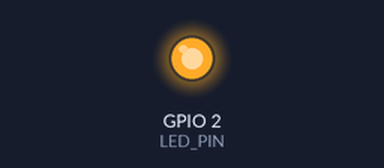
Simulated run of this sketch. Board: ESP32. On the bench: output pins drawn as LEDs (lit = HIGH). WiFi joins after 1.5 s; servers stay silent unless stated; I2S audio is not simulated (input reads silence); uploads are accepted with an empty reply; storage starts empty; what the sketch prints to the serial monitor is not drawn.

Above: at 2.3 s.
At 34.5 s:
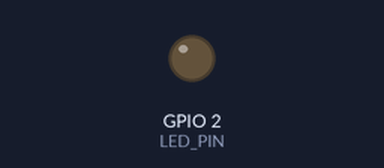
Timing chart, 0 to 36.0 s (numbered marks = the images above):
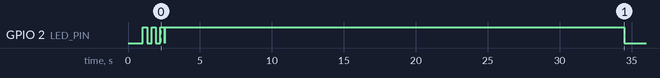

Measured:
- by itself, GPIO 2 (LED_PIN): goes LOW 0.30 s, HIGH 0.30 s, LOW 0.30 s, HIGH 0.30 s, LOW 0.01 s, HIGH 31.9 s, then LOW

The sketch:

audio_node.ino
```cpp
/*
 * ============================================================
 *  BeeWatch — Audio Node (ESP32-A)
 *  INMP441 (I2S) → WAV → SPIFFS → HTTP POST ke Flask Server
 * ============================================================
 *
 *  Wiring INMP441 → ESP32:
 *  ┌───────────┬─────────────────────────┬────────────┐
 *  │ INMP441   │ Keterangan              │ ESP32      │
 *  ├───────────┼─────────────────────────┼────────────┤
 *  │ VDD       │ Catu daya               │ 3.3V       │
 *  │ GND       │ Ground                  │ GND        │
 *  │ WS        │ Word Select (LRCK)      │ GPIO 15    │
 *  │ SCK       │ Serial Clock (BCLK)     │ GPIO 14    │
 *  │ SD        │ Serial Data             │ GPIO 32    │
 *  │ L/R       │ Channel select (kiri)   │ GND        │
 *  └───────────┴─────────────────────────┴────────────┘
 *
 *  SEBELUM UPLOAD — wajib ganti partition scheme:
 *    Tools → Partition Scheme → No OTA (2MB APP / 2MB SPIFFS)
 *
 *  Alur kerja (setiap 15 menit):
 *    1. Rekam 30 detik audio dari INMP441 via I2S
 *    2. Simpan ke SPIFFS sebagai audio.wav
 *    3. HTTP POST multipart ke Flask /upload/audio
 *    4. Server analisis → kirim notifikasi Telegram jika anomali
 *    5. Hapus file WAV, tunggu sisa interval
 * ============================================================
 */

#include <WiFi.h>
#include <SPIFFS.h>
#include <driver/i2s.h>

// ── Konfigurasi —──────────────────────
#define WIFI_SSID          "nama_wifi"
#define WIFI_PASSWORD      "password_wifi"
#define WIFI_TIMEOUT_MS    15000

#define SERVER_HOST        "10.154.228.94"   // IP VM Ubuntu
#define SERVER_PORT        5000
#define SERVER_PATH        "/upload/audio"
#define HTTP_TIMEOUT_MS    90000             // 90 detik

#define SAMPLE_RATE        16000             // Hz (harus sama dengan model)
#define RECORD_SECONDS     30                // Durasi rekaman per siklus
#define INTERVAL_MINUTES   15                // Interval antar siklus
#define WAV_PATH           "/beewatch.wav"

// Retry
#define WIFI_MAX_RETRY     5
#define HTTP_MAX_RETRY     3
#define HTTP_RETRY_DELAY   3000              // ms antar retry HTTP
// ────────────────────────────────────────────────────────────

// ── Pin I2S INMP441 ─────────────────────────────────────────
#define I2S_PORT           I2S_NUM_0
#define PIN_I2S_WS         15
#define PIN_I2S_SCK        14
#define PIN_I2S_SD         32

// ── LED indikator ────────────────────────────────────────────
#define LED_PIN            2

// ── Internal ─────────────────────────────────────────────────
#define I2S_DMA_BUF_COUNT  4
#define I2S_DMA_BUF_LEN    512
#define CHUNK_SAMPLES      512

static uint32_t cycleStartMs = 0;

// =============================================================
// connectWiFi — sambungkan ke WiFi dengan retry
// =============================================================
bool connectWiFi() {
    if (WiFi.status() == WL_CONNECTED) return true;

    Serial.printf("[WiFi] Menghubungkan ke '%s'", WIFI_SSID);
    WiFi.mode(WIFI_STA);
    WiFi.disconnect();
    WiFi.begin(WIFI_SSID, WIFI_PASSWORD);

    unsigned long t = millis();
    while (WiFi.status() != WL_CONNECTED && millis() - t < WIFI_TIMEOUT_MS) {
        digitalWrite(LED_PIN, !digitalRead(LED_PIN));
        delay(300);
        Serial.print(".");
    }
    Serial.println();

    if (WiFi.status() == WL_CONNECTED) {
        Serial.printf("[WiFi] Terhubung! IP: %s\n",
                      WiFi.localIP().toString().c_str());
        digitalWrite(LED_PIN, LOW);
        return true;
    }

    Serial.println("[WiFi] Gagal terhubung.");
    return false;
}

bool connectWiFiWithRetry() {
    for (int i = 0; i < WIFI_MAX_RETRY; i++) {
        if (connectWiFi()) return true;
        Serial.printf("[WiFi] Retry %d/%d...\n", i + 1, WIFI_MAX_RETRY);
        delay(3000);
    }
    return false;
}

// =============================================================
// setupI2S — inisialisasi I2S untuk INMP441
// INMP441 mengeluarkan data 24-bit dalam frame 32-bit (MSB-justified)
// =============================================================
bool setupI2S() {
    i2s_config_t cfg = {
        .mode                 = (i2s_mode_t)(I2S_MODE_MASTER | I2S_MODE_RX),
        .sample_rate          = SAMPLE_RATE,
        .bits_per_sample      = I2S_BITS_PER_SAMPLE_32BIT,
        .channel_format       = I2S_CHANNEL_FMT_ONLY_LEFT,
        .communication_format = I2S_COMM_FORMAT_STAND_I2S,
        .intr_alloc_flags     = ESP_INTR_FLAG_LEVEL1,
        .dma_buf_count        = I2S_DMA_BUF_COUNT,
        .dma_buf_len          = I2S_DMA_BUF_LEN,
        .use_apll             = false,
        .tx_desc_auto_clear   = false,
        .fixed_mclk           = 0
    };

    i2s_pin_config_t pins = {
        .bck_io_num   = PIN_I2S_SCK,
        .ws_io_num    = PIN_I2S_WS,
        .data_out_num = I2S_PIN_NO_CHANGE,
        .data_in_num  = PIN_I2S_SD
    };

    if (i2s_driver_install(I2S_PORT, &cfg, 0, NULL) != ESP_OK) {
        Serial.println("[I2S] Install gagal!");
        return false;
    }
    if (i2s_set_pin(I2S_PORT, &pins) != ESP_OK) {
        Serial.println("[I2S] Set pin gagal!");
        return false;
    }

    i2s_zero_dma_buffer(I2S_PORT);
    Serial.println("[I2S] OK.");
    return true;
}

// =============================================================
// writeWAVHeader — tulis 44-byte WAV header ke posisi awal file
// Format: PCM 16-bit, mono, SAMPLE_RATE Hz
// =============================================================
void writeWAVHeader(File& f, uint32_t numSamples) {
    const uint16_t channels   = 1;
    const uint16_t bitsPerSmp = 16;
    const uint32_t sr         = SAMPLE_RATE;
    uint32_t dataSize         = numSamples * channels * (bitsPerSmp / 8);
    uint32_t chunkSize        = 36 + dataSize;
    uint32_t byteRate         = sr * channels * bitsPerSmp / 8;
    uint16_t blockAlign       = channels * bitsPerSmp / 8;
    uint32_t subchunk1Size    = 16;
    uint16_t audioFmt         = 1;  // PCM

    f.seek(0);
    f.write((uint8_t*)"RIFF", 4);
    f.write((uint8_t*)&chunkSize,      4);
    f.write((uint8_t*)"WAVE",          4);
    f.write((uint8_t*)"fmt ",          4);
    f.write((uint8_t*)&subchunk1Size,  4);
    f.write((uint8_t*)&audioFmt,       2);
    f.write((uint8_t*)&channels,       2);
    f.write((uint8_t*)&sr,             4);
    f.write((uint8_t*)&byteRate,       4);
    f.write((uint8_t*)&blockAlign,     2);
    f.write((uint8_t*)&bitsPerSmp,     2);
    f.write((uint8_t*)"data",          4);
    f.write((uint8_t*)&dataSize,       4);
}

// =============================================================
// recordToSPIFFS — rekam audio dari INMP441 dan simpan sebagai WAV
// =============================================================
bool recordToSPIFFS() {
    size_t needed = (size_t)SAMPLE_RATE * RECORD_SECONDS * 2 + 44;
    size_t avail  = SPIFFS.totalBytes() - SPIFFS.usedBytes();

    if (avail < needed) {
        Serial.printf("[ERROR] SPIFFS tidak cukup! Tersedia: %u B, Butuh: %u B\n",
                      avail, needed);
        Serial.println("        Tools → Partition Scheme → No OTA (2MB APP/2MB SPIFFS)");
        return false;
    }

    if (SPIFFS.exists(WAV_PATH)) SPIFFS.remove(WAV_PATH);

    File f = SPIFFS.open(WAV_PATH, FILE_WRITE);
    if (!f) {
        Serial.println("[ERROR] Tidak bisa buat file WAV di SPIFFS.");
        return false;
    }

    uint32_t expectedSamples = (uint32_t)SAMPLE_RATE * RECORD_SECONDS;
    writeWAVHeader(f, expectedSamples);

    Serial.printf("[REC] Mulai rekam %d detik...\n", RECORD_SECONDS);
    digitalWrite(LED_PIN, HIGH);

    int32_t  raw32[CHUNK_SAMPLES];
    int16_t  pcm16[CHUNK_SAMPLES];
    uint32_t samplesRecorded = 0;
    size_t   bytesRead;
    bool     success = true;

    while (samplesRecorded < expectedSamples) {
        uint32_t toRead = min((uint32_t)CHUNK_SAMPLES,
                               expectedSamples - samplesRecorded);

        if (i2s_read(I2S_PORT, raw32, toRead * sizeof(int32_t),
                     &bytesRead, pdMS_TO_TICKS(1000)) != ESP_OK) {
            Serial.println("[ERROR] I2S read gagal.");
            success = false;
            break;
        }

        uint32_t got = bytesRead / sizeof(int32_t);
        for (uint32_t i = 0; i < got; i++) {
            // INMP441: data 24-bit di bit 8..31 dari frame 32-bit
            pcm16[i] = (int16_t)(raw32[i] >> 8);
        }

        f.write((uint8_t*)pcm16, got * sizeof(int16_t));
        samplesRecorded += got;

        // Progress setiap 10 detik
        uint32_t elapsed = samplesRecorded / SAMPLE_RATE;
        if (elapsed > 0 && elapsed % 10 == 0 &&
            samplesRecorded % (SAMPLE_RATE * 10) < (uint32_t)CHUNK_SAMPLES) {
            Serial.printf("[REC] %us / %us\n", elapsed, RECORD_SECONDS);
        }
    }

    if (samplesRecorded != expectedSamples) {
        writeWAVHeader(f, samplesRecorded);
    }
    f.close();
    digitalWrite(LED_PIN, LOW);

    if (success) {
        File check = SPIFFS.open(WAV_PATH, FILE_READ);
        Serial.printf("[REC] Selesai! %.2f KB (%u sampel)\n",
                      check.size() / 1024.0f, samplesRecorded);
        check.close();
    }
    return success;
}

// =============================================================
// sendToServer — kirim WAV ke Flask via HTTP POST multipart
// dengan retry otomatis
// =============================================================
bool sendToServer() {
    if (WiFi.status() != WL_CONNECTED) {
        Serial.println("[HTTP] WiFi terputus, reconnect...");
        if (!connectWiFiWithRetry()) return false;
    }

    File f = SPIFFS.open(WAV_PATH, FILE_READ);
    if (!f) {
        Serial.println("[ERROR] File WAV tidak ada.");
        return false;
    }
    size_t fileSize = f.size();
    f.close();

    Serial.printf("[HTTP] Mengirim %.2f KB ke %s:%d%s\n",
                  fileSize / 1024.0f, SERVER_HOST, SERVER_PORT, SERVER_PATH);

    const char* boundary = "BeeWatchAudio";
    char partHead[256];
    snprintf(partHead, sizeof(partHead),
        "--%s\r\n"
        "Content-Disposition: form-data; name=\"audio\"; filename=\"audio.wav\"\r\n"
        "Content-Type: audio/wav\r\n\r\n",
        boundary);
    char partTail[64];
    snprintf(partTail, sizeof(partTail), "\r\n--%s--\r\n", boundary);

    size_t totalLen = strlen(partHead) + fileSize + strlen(partTail);

    for (int attempt = 1; attempt <= HTTP_MAX_RETRY; attempt++) {
        WiFiClient client;
        client.setTimeout(HTTP_TIMEOUT_MS / 1000);

        if (!client.connect(SERVER_HOST, SERVER_PORT)) {
            Serial.printf("[HTTP] Koneksi gagal (attempt %d/%d)\n",
                          attempt, HTTP_MAX_RETRY);
            if (attempt < HTTP_MAX_RETRY) delay(HTTP_RETRY_DELAY);
            continue;
        }

        // Kirim HTTP headers
        client.printf("POST %s HTTP/1.1\r\n", SERVER_PATH);
        client.printf("Host: %s:%d\r\n", SERVER_HOST, SERVER_PORT);
        client.printf("Content-Type: multipart/form-data; boundary=%s\r\n", boundary);
        client.printf("Content-Length: %u\r\n", (unsigned int)totalLen);
        client.print("Connection: close\r\n\r\n");
        client.print(partHead);

        // Stream file WAV
        File fSend = SPIFFS.open(WAV_PATH, FILE_READ);
        uint8_t buf[512];
        size_t  remaining = fileSize;
        while (remaining > 0 && fSend.available()) {
            size_t chunk = min(remaining, sizeof(buf));
            size_t got   = fSend.read(buf, chunk);
            if (got == 0) break;
            client.write(buf, got);
            remaining -= got;
            yield();
        }
        fSend.close();
        client.print(partTail);

        // Baca response
        unsigned long timeout = millis();
        while (!client.available() && millis() - timeout < HTTP_TIMEOUT_MS) {
            delay(100);
        }

        String statusLine = client.readStringUntil('\n');
        statusLine.trim();
        Serial.printf("[HTTP] Status: %s\n", statusLine.c_str());

        // Skip headers
        while (client.available()) {
            String line = client.readStringUntil('\n');
            line.trim();
            if (line.length() == 0) break;
        }

        // Baca body
        String body = "";
        while (client.available()) body += (char)client.read();
        client.stop();

        if (body.length() > 0) {
            Serial.printf("[HTTP] Response: %s\n", body.c_str());
        }

        bool ok = statusLine.indexOf("200") >= 0;
        if (ok) {
            bool isAnomaly = body.indexOf("\"is_anomaly\":true") >= 0 ||
                             body.indexOf("\"is_anomaly\": true") >= 0;
            if (isAnomaly) {
                String sev = body.indexOf("\"critical\"") >= 0 ? "CRITICAL" :
                             body.indexOf("\"warning\"")  >= 0 ? "WARNING"  : "ANOMALI";
                Serial.printf("[!!!] ANOMALI — severity: %s\n", sev.c_str());
            } else {
                Serial.println("[OK] Kondisi akustik: NORMAL.");
            }
            return true;
        }

        Serial.printf("[WARN] Server tidak OK (attempt %d/%d)\n",
                      attempt, HTTP_MAX_RETRY);
        if (attempt < HTTP_MAX_RETRY) {
            Serial.printf("[HTTP] Retry dalam %d detik...\n", HTTP_RETRY_DELAY / 1000);
            delay(HTTP_RETRY_DELAY);
        }
    }

    Serial.println("[ERROR] Semua percobaan kirim gagal.");
    return false;
}

// =============================================================
// setup
// =============================================================
void setup() {
    Serial.begin(115200);
    delay(1000);

    Serial.println("================================================");
    Serial.println("  BeeWatch — Audio Node (ESP32-A)");
    Serial.printf ("  Sample rate : %d Hz\n", SAMPLE_RATE);
    Serial.printf ("  Durasi      : %d detik per rekaman\n", RECORD_SECONDS);
    Serial.printf ("  Interval    : %d menit\n", INTERVAL_MINUTES);
    Serial.println("================================================");

    pinMode(LED_PIN, OUTPUT);
    digitalWrite(LED_PIN, LOW);

    // SPIFFS
    if (!SPIFFS.begin(true)) {
        Serial.println("[ERROR] SPIFFS gagal! Cek partition scheme.");
        while (true) {
            digitalWrite(LED_PIN, !digitalRead(LED_PIN));
            delay(100);
        }
    }
    Serial.printf("[SPIFFS] OK — Tersedia: %.2f MB\n",
                  (SPIFFS.totalBytes() - SPIFFS.usedBytes()) / 1048576.0f);

    // WiFi
    if (!connectWiFiWithRetry()) {
        Serial.println("[WARN] WiFi gagal saat startup, akan coba lagi di loop.");
    }

    // I2S
    if (!setupI2S()) {
        Serial.println("[ERROR] I2S gagal! Cek wiring INMP441.");
        while (true) {
            digitalWrite(LED_PIN, !digitalRead(LED_PIN));
            delay(200);
        }
    }

    Serial.println("[READY] Setup selesai.\n");
    cycleStartMs = millis();
}

// =============================================================
// loop — siklus 15 menit: rekam → kirim → tunggu
// =============================================================
void loop() {
    cycleStartMs = millis();
    Serial.printf("\n=== SIKLUS BARU [%lu ms] ===\n", cycleStartMs);

    // 1. Rekam
    bool recorded = recordToSPIFFS();
    digitalWrite(LED_PIN, LOW);

    // 2. Kirim
    if (!recorded) {
        Serial.println("[WARN] Rekam gagal, skip pengiriman.");
    } else {
        sendToServer();

        // 3. Cleanup
        if (SPIFFS.exists(WAV_PATH)) {
            SPIFFS.remove(WAV_PATH);
            Serial.println("[SPIFFS] File WAV dihapus.");
        }
    }

    // 4. Tunggu sisa interval
    uint32_t elapsed    = millis() - cycleStartMs;
    uint32_t intervalMs = (uint32_t)INTERVAL_MINUTES * 60 * 1000UL;

    if (elapsed < intervalMs) {
        uint32_t waitMs = intervalMs - elapsed;
        Serial.printf("[WAIT] Menunggu %u menit %u detik...\n",
                      waitMs / 60000, (waitMs % 60000) / 1000);
        delay(waitMs);
    } else {
        Serial.println("[WARN] Proses melebihi interval, langsung siklus berikutnya.");
    }
}
```
